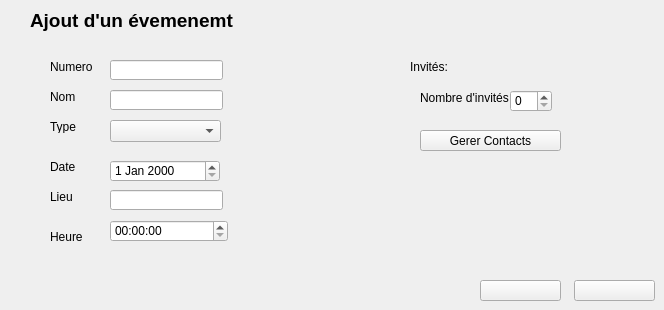
      <widget class="QWidget" name="tab">
       <attribute name="title">
        <string>Ajouter un evenement</string>
       </attribute>
       <widget class="QLineEdit" name="lineEdit_id">
        <property name="geometry">
         <rect>
          <x>110</x>
          <y>90</y>
          <width>113</width>
          <height>20</height>
         </rect>
        </property>
        <property name="styleSheet">
         <string notr="true">background-image: url(:/img/img);</string>
        </property>
       </widget>
       <widget class="QLineEdit" name="lineEdit_prenom">
        <property name="geometry">
         <rect>
          <x>110</x>
          <y>190</y>
          <width>113</width>
          <height>20</height>
         </rect>
        </property>
        <property name="styleSheet">
         <string notr="true">background-image: url(:/img/img);</string>
        </property>
       </widget>
       <widget class="QPushButton" name="pb_ajouter">
        <property name="geometry">
         <rect>
          <x>480</x>
          <y>280</y>
          <width>81</width>
          <height>21</height>
         </rect>
        </property>
        <property name="styleSheet">
         <string notr="true">background-image: url(:/img/Ressources/ajouter.png);</string>
        </property>
        <property name="text">
         <string/>
        </property>
       </widget>
       <widget class="QLabel" name="label_10">
        <property name="geometry">
         <rect>
          <x>30</x>
          <y>10</y>
          <width>221</width>
          <height>21</height>
         </rect>
        </property>
        <property name="font">
         <font>
          <pointsize>14</pointsize>
          <weight>75</weight>
          <bold>true</bold>
         </font>
        </property>
        <property name="text">
         <string>Ajout d'un évemenemt</string>
        </property>
       </widget>
       <widget class="QLabel" name="label_6">
        <property name="geometry">
         <rect>
          <x>50</x>
          <y>190</y>
          <width>47</width>
          <height>13</height>
         </rect>
        </property>
        <property name="text">
         <string>Lieu</string>
        </property>
       </widget>
       <widget class="QPushButton" name="pushButton_3">
        <property name="geometry">
         <rect>
          <x>420</x>
          <y>130</y>
          <width>141</width>
          <height>21</height>
         </rect>
        </property>
        <property name="text">
         <string>Gerer Contacts</string>
        </property>
       </widget>
       <widget class="QLabel" name="label_5">
        <property name="geometry">
         <rect>
          <x>50</x>
          <y>120</y>
          <width>47</width>
          <height>13</height>
         </rect>
        </property>
        <property name="text">
         <string>Type</string>
        </property>
       </widget>
       <widget class="QLabel" name="label_8">
        <property name="geometry">
         <rect>
          <x>410</x>
          <y>60</y>
          <width>47</width>
          <height>13</height>
         </rect>
        </property>
        <property name="text">
         <string>Invités:</string>
        </property>
       </widget>
       <widget class="QTimeEdit" name="timeEdit">
        <property name="geometry">
         <rect>
          <x>110</x>
          <y>220</y>
          <width>118</width>
          <height>22</height>
         </rect>
        </property>
       </widget>
       <widget class="QLabel" name="label_7">
        <property name="geometry">
         <rect>
          <x>50</x>
          <y>160</y>
          <width>47</width>
          <height>13</height>
         </rect>
        </property>
        <property name="text">
         <string>Date</string>
        </property>
       </widget>
       <widget class="QPushButton" name="pushButton_6">
        <property name="geometry">
         <rect>
          <x>574</x>
          <y>280</y>
          <width>81</width>
          <height>21</height>
         </rect>
        </property>
        <property name="styleSheet">
         <string notr="true">background-image: url(:/img/Ressources/fermer.png);</string>
        </property>
        <property name="text">
         <string/>
        </property>
       </widget>
       <widget class="QLabel" name="label_9">
        <property name="geometry">
         <rect>
          <x>420</x>
          <y>90</y>
          <width>91</width>
          <height>16</height>
         </rect>
        </property>
        <property name="text">
         <string>Nombre d'invités</string>
        </property>
       </widget>
       <widget class="QDateEdit" name="dateEdit">
        <property name="geometry">
         <rect>
          <x>110</x>
          <y>160</y>
          <width>110</width>
          <height>22</height>
         </rect>
        </property>
       </widget>
       <widget class="QSpinBox" name="spinBox">
        <property name="geometry">
         <rect>
          <x>510</x>
          <y>90</y>
          <width>42</width>
          <height>22</height>
         </rect>
        </property>
       </widget>
       <widget class="QLabel" name="label_11">
        <property name="geometry">
         <rect>
          <x>50</x>
          <y>230</y>
          <width>47</width>
          <height>13</height>
         </rect>
        </property>
        <property name="text">
         <string>Heure</string>
        </property>
       </widget>
       <widget class="QLabel" name="label_12">
        <property name="geometry">
         <rect>
          <x>50</x>
          <y>90</y>
          <width>47</width>
          <height>13</height>
         </rect>
        </property>
        <property name="text">
         <string>Nom</string>
        </property>
       </widget>
       <widget class="QLineEdit" name="lineEdit">
        <property name="geometry">
         <rect>
          <x>110</x>
          <y>60</y>
          <width>113</width>
          <height>20</height>
         </rect>
        </property>
        <property name="styleSheet">
         <string notr="true">background-image: url(:/img/img);</string>
        </property>
       </widget>
       <widget class="QLabel" name="label">
        <property name="geometry">
         <rect>
          <x>50</x>
          <y>60</y>
          <width>47</width>
          <height>13</height>
         </rect>
        </property>
        <property name="text">
         <string>Numero</string>
        </property>
       </widget>
       <widget class="QComboBox" name="comboBox_2">
        <property name="geometry">
         <rect>
          <x>110</x>
          <y>120</y>
          <width>111</width>
          <height>22</height>
         </rect>
        </property>
       </widget>
      </widget>
